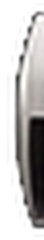
#> input picture assets/embase_jack_gauche_OUT.png, 44 x 240 px
$ python make_background.py ../assets/embase_jack_gauche_OUT.png fs.png fs.png
#> lines starting #> are read from the running program, lines starting #| are printed output that depends on the picture; after the words box and inside, x2 and y2 are one past the last pixel; in counts of white or black regions, pixels touching at a corner belong together
"""
Doorn (Studio Wiga) - construction du fond du plugin a partir du visuel fourni.

- detoure la pedale (fond blanc de la photo),
- efface les reperes des potards (ils sont redessines et tournent dans le plugin),
- efface les inverseurs et les footswitches d'origine (remplaces par les rendus 3D
  et par le footswitch d'Echoflex) en reprenant la texture de la facade,
- corrige les inscriptions (« byprns » -> « bypass », « cq » -> « eq »),
- ajoute le nom « Doorn » et le logo Studio Wiga,
- pose la pedale sur un fond sombre dans le cadre 1520 x 1916 (= 2 x 760 x 958, cadrage Echoflex),
- calcule les calques d'eclairage de la facade par la LED (rouge et ambre).

Usage : python3 tools/make_background.py design/front.png ../echoflex/background.jpg .
"""
import sys, os, json, math
import numpy as np, cv2
from PIL import Image, ImageDraw, ImageFont, ImageFilter

SRC, ECHO, OUT = sys.argv[1], sys.argv[2], sys.argv[3]
HERE = os.path.dirname(os.path.abspath(__file__))
ASSETS = os.path.join(os.path.dirname(HERE), 'assets')

# v1.1 : pedale agrandie au maximum dans la meme fenetre (hauteur limitante) :
# haut des jacks a ~6 px du bord, bas du boitier a ~8 px (l'ombre portee peut etre rognee)
S = 1.385           # echelle photo -> fond 2x (1.30 en v1.0)
SC = S / 1.30       # facteur d'agrandissement des commandes par rapport a la v1.0
TOP = 6.0 - 22.7 * S  # position de la ligne y = 300 de la photo dans le fond 2x
RIM_Y = 347         # bord superieur du boitier sur la photo (les jacks du dessus sont retires)
W2, H2 = 1520, 1916

def T(x, y):        # photo -> fond 2x
    return (760.0 + (x - 1025.0) * S, TOP + (y - 300.0) * S)

# ---------------------------------------------------------------- reperes (photo)
KNOBS = {'gain': (807, 549), 'level': (1242, 547), 'treble': (804, 849),
         'mids': (1026, 849), 'bass': (1241, 846)}
KNOB_R = 70
MINI = (1025.5, 551.5); MINI_R = 30
TOGGLES = {'eq': (811.5, 1090.5), 'mode': (1239.5, 1088.5)}
LED = (1028.5, 1335.5)
FOOT = {'boost': (833, 1516), 'bypass': (1223, 1516)}

A = np.asarray(Image.open(SRC).convert('RGB')).astype(np.float32)
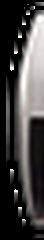
#> A: shape (240, 44, 3) float32; mean R, G, B 66.5, 64.3, 63.7
H, W = A.shape[:2]
#> H = 240; W = 44
YY, XX = np.mgrid[0:H, 0:W].astype(np.float32)

def lum(a): return a.mean(-1)
def sat(a): return a.max(-1) - a.min(-1)

# [6 lines left out: function bilinear, not called in this run]

# ---------------------------------------------------------------- detourage
d = np.abs(A - 247.0).max(-1)
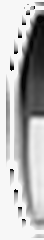
#> d: shape (240, 44) float32; min 3, max 247, mean 183.7
m = (d > 14).astype(np.uint8)
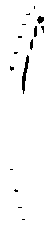
#> m: shape (240, 44); values 0 (black) and 1 (white), 97.3% white; 15 black regions (11 under 20 px), largest, box (x1, y1, x2, y2) and area: (22, 55, 29, 94) 115, (37, 16, 44, 24) 38, (34, 26, 37, 37) 30, (30, 39, 33, 50) 26
n, lab, st, _ = cv2.connectedComponentsWithStats(m, 8)
#> n = 2; st = [[10, 6, 34, 214, 281], [0, 0, 44, 240, 10279]]
m = (lab == 1 + np.argmax(st[1:, 4])).astype(np.uint8) * 255
ff = m.copy(); fm = np.zeros((H + 2, W + 2), np.uint8); cv2.floodFill(ff, fm, (0, 0), 128)
MASK = (ff != 128).astype(np.float32)
# jacks du dessus retires : la pedale commence au bord du boitier
# jacks d'origine du dessus retires (remplaces par les embases du kit Studio Wiga)
MASK[:RIM_Y] = 0
#> MASK: shape (240, 44) float32; every value is 0
src_rim = A[RIM_Y:RIM_Y + 10, 975:1075].copy()
#> src_rim = empty array
for xa, xb in ((768, 960), (1092, 1284)):
    for x in range(xa, xb):
        k = min(1.0, (x - xa) / 10.0, (xb - x) / 10.0)
#> (the run stopped early here; a loop or call above may not have finished)
